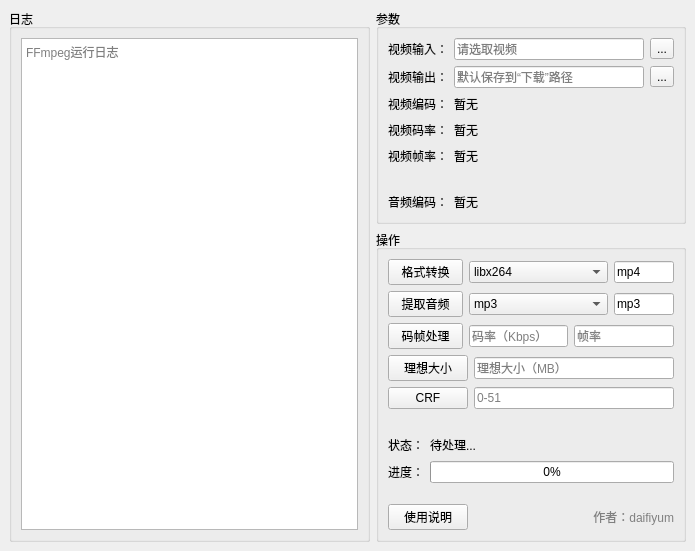
<?xml version="1.0" encoding="UTF-8"?>
<ui version="4.0">
 <class>MainWindow</class>
 <widget class="QMainWindow" name="MainWindow">
  <property name="geometry">
   <rect>
    <x>0</x>
    <y>0</y>
    <width>695</width>
    <height>551</height>
   </rect>
  </property>
  <property name="windowTitle">
   <string>MainWindow</string>
  </property>
  <widget class="QWidget" name="centralwidget">
   <layout class="QHBoxLayout" name="horizontalLayout">
    <item>
     <widget class="QGroupBox" name="groupBox">
      <property name="title">
       <string>日志</string>
      </property>
      <layout class="QVBoxLayout" name="verticalLayout_3">
       <item>
        <widget class="QTextBrowser" name="log_text">
         <property name="placeholderText">
          <string>FFmpeg运行日志</string>
         </property>
        </widget>
       </item>
      </layout>
     </widget>
    </item>
    <item>
     <layout class="QVBoxLayout" name="verticalLayout">
      <item>
       <widget class="QGroupBox" name="groupBox_3">
        <property name="maximumSize">
         <size>
          <width>310</width>
          <height>16777215</height>
         </size>
        </property>
        <property name="title">
         <string>参数</string>
        </property>
        <layout class="QVBoxLayout" name="verticalLayout_2">
         <item>
          <layout class="QHBoxLayout" name="horizontalLayout_8">
           <item>
            <widget class="QLabel" name="label">
             <property name="text">
              <string>视频输入：</string>
             </property>
            </widget>
           </item>
           <item>
            <widget class="QLineEdit" name="v_input">
             <property name="placeholderText">
              <string>请选取视频</string>
             </property>
            </widget>
           </item>
           <item>
            <widget class="QToolButton" name="get_video">
             <property name="text">
              <string>...</string>
             </property>
            </widget>
           </item>
          </layout>
         </item>
         <item>
          <layout class="QHBoxLayout" name="horizontalLayout_2">
           <item>
            <widget class="QLabel" name="label_8">
             <property name="text">
              <string>视频输出：</string>
             </property>
            </widget>
           </item>
           <item>
            <widget class="QLineEdit" name="v_output">
             <property name="placeholderText">
              <string>默认保存到“下载”路径</string>
             </property>
            </widget>
           </item>
           <item>
            <widget class="QToolButton" name="lay_v">
             <property name="text">
              <string>...</string>
             </property>
            </widget>
           </item>
          </layout>
         </item>
         <item>
          <layout class="QHBoxLayout" name="horizontalLayout_7">
           <item>
            <widget class="QLabel" name="label_10">
             <property name="text">
              <string>视频编码：</string>
             </property>
            </widget>
           </item>
           <item>
            <widget class="QLabel" name="codec_name">
             <property name="text">
              <string>暂无</string>
             </property>
            </widget>
           </item>
           <item>
            <spacer name="horizontalSpacer_6">
             <property name="orientation">
              <enum>Qt::Horizontal</enum>
             </property>
             <property name="sizeHint" stdset="0">
              <size>
               <width>40</width>
               <height>20</height>
              </size>
             </property>
            </spacer>
           </item>
          </layout>
         </item>
         <item>
          <layout class="QHBoxLayout" name="horizontalLayout_3">
           <item>
            <widget class="QLabel" name="label_2">
             <property name="text">
              <string>视频码率：</string>
             </property>
            </widget>
           </item>
           <item>
            <widget class="QLabel" name="v_bit_rate">
             <property name="text">
              <string>暂无</string>
             </property>
            </widget>
           </item>
           <item>
            <spacer name="horizontalSpacer_3">
             <property name="orientation">
              <enum>Qt::Horizontal</enum>
             </property>
             <property name="sizeHint" stdset="0">
              <size>
               <width>40</width>
               <height>20</height>
              </size>
             </property>
            </spacer>
           </item>
          </layout>
         </item>
         <item>
          <layout class="QHBoxLayout" name="horizontalLayout_4">
           <item>
            <widget class="QLabel" name="label_3">
             <property name="text">
              <string>视频帧率：</string>
             </property>
            </widget>
           </item>
           <item>
            <widget class="QLabel" name="v_fps">
             <property name="text">
              <string>暂无</string>
             </property>
            </widget>
           </item>
           <item>
            <spacer name="horizontalSpacer_4">
             <property name="orientation">
              <enum>Qt::Horizontal</enum>
             </property>
             <property name="sizeHint" stdset="0">
              <size>
               <width>40</width>
               <height>20</height>
              </size>
             </property>
            </spacer>
           </item>
          </layout>
         </item>
         <item>
          <layout class="QHBoxLayout" name="horizontalLayout_11">
           <property name="topMargin">
            <number>20</number>
           </property>
           <item>
            <widget class="QLabel" name="label_4">
             <property name="text">
              <string>音频编码：</string>
             </property>
            </widget>
           </item>
           <item>
            <widget class="QLabel" name="a_codec_name">
             <property name="text">
              <string>暂无</string>
             </property>
            </widget>
           </item>
           <item>
            <spacer name="horizontalSpacer_5">
             <property name="orientation">
              <enum>Qt::Horizontal</enum>
             </property>
             <property name="sizeHint" stdset="0">
              <size>
               <width>40</width>
               <height>20</height>
              </size>
             </property>
            </spacer>
           </item>
          </layout>
         </item>
        </layout>
       </widget>
      </item>
      <item>
       <widget class="QGroupBox" name="groupBox_2">
        <property name="maximumSize">
         <size>
          <width>310</width>
          <height>16777215</height>
         </size>
        </property>
        <property name="title">
         <string>操作</string>
        </property>
        <layout class="QVBoxLayout" name="verticalLayout_4">
         <item>
          <layout class="QHBoxLayout" name="horizontalLayout_5">
           <item>
            <widget class="QPushButton" name="bt_format">
             <property name="maximumSize">
              <size>
               <width>75</width>
               <height>16777215</height>
              </size>
             </property>
             <property name="text">
              <string>格式转换</string>
             </property>
            </widget>
           </item>
           <item>
            <widget class="QComboBox" name="v_codec_value">
             <property name="placeholderText">
              <string/>
             </property>
             <item>
              <property name="text">
               <string>libx264</string>
              </property>
             </item>
             <item>
              <property name="text">
               <string>libx265</string>
              </property>
             </item>
             <item>
              <property name="text">
               <string>libxvid</string>
              </property>
             </item>
            </widget>
           </item>
           <item>
            <widget class="QLineEdit" name="v_format_value">
             <property name="maximumSize">
              <size>
               <width>60</width>
               <height>16777215</height>
              </size>
             </property>
             <property name="text">
              <string>mp4</string>
             </property>
            </widget>
           </item>
          </layout>
         </item>
         <item>
          <layout class="QHBoxLayout" name="horizontalLayout_9">
           <item>
            <widget class="QPushButton" name="bt_audio">
             <property name="maximumSize">
              <size>
               <width>75</width>
               <height>16777215</height>
              </size>
             </property>
             <property name="text">
              <string>提取音频</string>
             </property>
            </widget>
           </item>
           <item>
            <widget class="QComboBox" name="a_codec_value">
             <item>
              <property name="text">
               <string>mp3</string>
              </property>
             </item>
            </widget>
           </item>
           <item>
            <widget class="QLineEdit" name="a_format_value">
             <property name="maximumSize">
              <size>
               <width>60</width>
               <height>16777215</height>
              </size>
             </property>
             <property name="text">
              <string>mp3</string>
             </property>
            </widget>
           </item>
          </layout>
         </item>
         <item>
          <layout class="QHBoxLayout" name="horizontalLayout_10">
           <item>
            <widget class="QPushButton" name="bt_mz">
             <property name="maximumSize">
              <size>
               <width>75</width>
               <height>16777215</height>
              </size>
             </property>
             <property name="text">
              <string>码帧处理</string>
             </property>
            </widget>
           </item>
           <item>
            <widget class="QLineEdit" name="i_m">
             <property name="text">
              <string/>
             </property>
             <property name="placeholderText">
              <string>码率（Kbps）</string>
             </property>
            </widget>
           </item>
           <item>
            <widget class="QLineEdit" name="i_z">
             <property name="placeholderText">
              <string>帧率</string>
             </property>
            </widget>
           </item>
          </layout>
         </item>
         <item>
          <layout class="QHBoxLayout" name="horizontalLayout_12">
           <item>
            <widget class="QPushButton" name="bt_good">
             <property name="text">
              <string>理想大小</string>
             </property>
            </widget>
           </item>
           <item>
            <widget class="QLineEdit" name="good_size">
             <property name="placeholderText">
              <string>理想大小（MB）</string>
             </property>
            </widget>
           </item>
          </layout>
         </item>
         <item>
          <layout class="QHBoxLayout" name="horizontalLayout_13">
           <item>
            <widget class="QPushButton" name="bt_crf">
             <property name="text">
              <string>CRF</string>
             </property>
            </widget>
           </item>
           <item>
            <widget class="QLineEdit" name="crf_value">
             <property name="placeholderText">
              <string>0-51</string>
             </property>
            </widget>
           </item>
          </layout>
         </item>
         <item>
          <layout class="QHBoxLayout" name="horizontalLayout_6">
           <property name="topMargin">
            <number>20</number>
           </property>
           <item>
            <widget class="QLabel" name="label_5">
             <property name="text">
              <string>状态：</string>
             </property>
            </widget>
           </item>
           <item>
            <widget class="QLabel" name="work_tips">
             <property name="text">
              <string>待处理...</string>
             </property>
            </widget>
           </item>
           <item>
            <spacer name="horizontalSpacer_2">
             <property name="orientation">
              <enum>Qt::Horizontal</enum>
             </property>
             <property name="sizeHint" stdset="0">
              <size>
               <width>40</width>
               <height>20</height>
              </size>
             </property>
            </spacer>
           </item>
          </layout>
         </item>
         <item>
          <layout class="QHBoxLayout" name="horizontalLayout_14">
           <item>
            <widget class="QLabel" name="label_6">
             <property name="text">
              <string>进度：</string>
             </property>
            </widget>
           </item>
           <item>
            <widget class="QProgressBar" name="progressBar">
             <property name="toolTip">
              <string/>
             </property>
             <property name="autoFillBackground">
              <bool>false</bool>
             </property>
             <property name="value">
              <number>0</number>
             </property>
             <property name="textVisible">
              <bool>true</bool>
             </property>
             <property name="orientation">
              <enum>Qt::Horizontal</enum>
             </property>
             <property name="invertedAppearance">
              <bool>false</bool>
             </property>
             <property name="textDirection">
              <enum>QProgressBar::TopToBottom</enum>
             </property>
            </widget>
           </item>
          </layout>
         </item>
         <item>
          <spacer name="verticalSpacer">
           <property name="orientation">
            <enum>Qt::Vertical</enum>
           </property>
           <property name="sizeHint" stdset="0">
            <size>
             <width>20</width>
             <height>40</height>
            </size>
           </property>
          </spacer>
         </item>
         <item>
          <layout class="QHBoxLayout" name="horizontalLayout_15">
           <item>
            <widget class="QPushButton" name="use_about">
             <property name="text">
              <string>使用说明</string>
             </property>
            </widget>
           </item>
           <item>
            <spacer name="horizontalSpacer_7">
             <property name="orientation">
              <enum>Qt::Horizontal</enum>
             </property>
             <property name="sizeHint" stdset="0">
              <size>
               <width>40</width>
               <height>20</height>
              </size>
             </property>
            </spacer>
           </item>
           <item>
            <widget class="QLabel" name="label_7">
             <property name="styleSheet">
              <string notr="true">color: gray;</string>
             </property>
             <property name="text">
              <string>作者：daifiyum</string>
             </property>
             <property name="alignment">
              <set>Qt::AlignRight|Qt::AlignTrailing|Qt::AlignVCenter</set>
             </property>
            </widget>
           </item>
          </layout>
         </item>
        </layout>
       </widget>
      </item>
     </layout>
    </item>
   </layout>
  </widget>
 </widget>
 <resources/>
 <connections/>
</ui>
